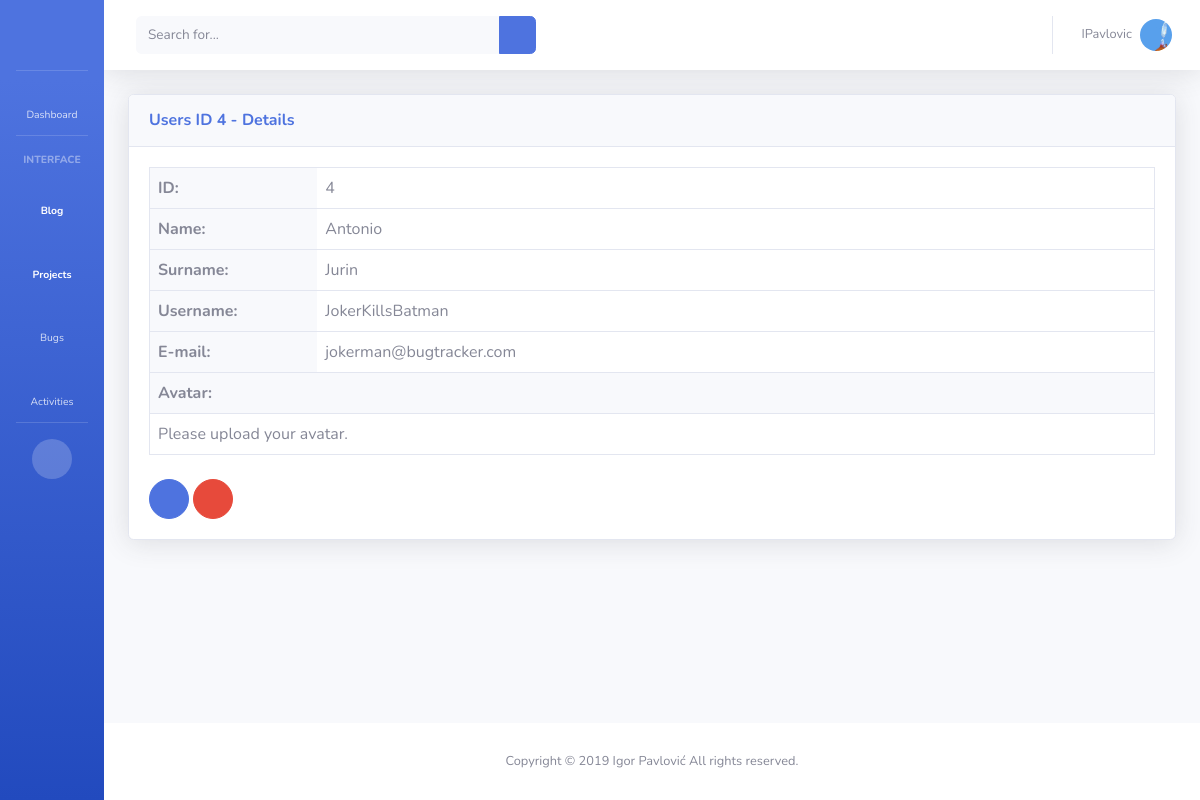
/users/4/ (signed in), run on an earlier commit of the app's database.
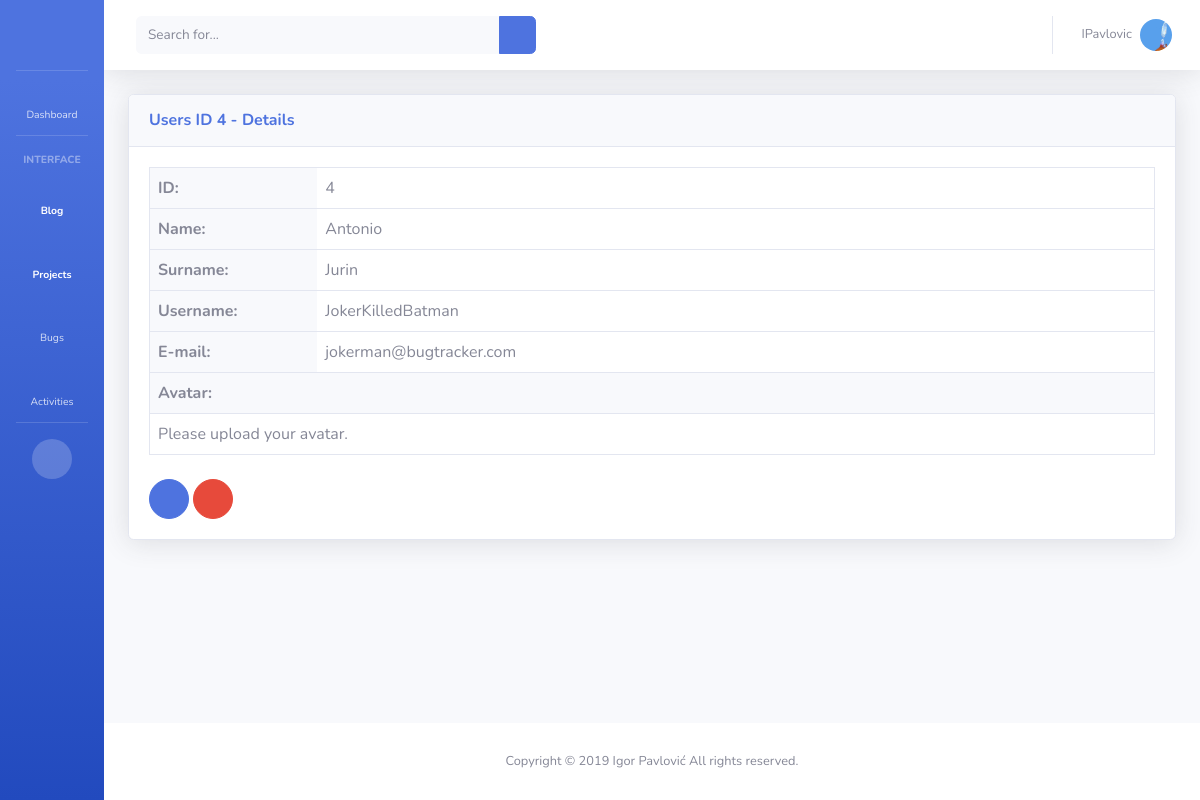
And on a later commit of the database.
### users/models.py (models this page shows, shortened)
class CustomUser(AbstractUser):
    image = models.ImageField(upload_to='image/users/', blank=True, null=True)
    def get_absolute_url(self):
        return f"/users/{self.id}"
    def get_edit_url(self):
        return f"{self.get_absolute_url()}/edit/"
    def get_edit_password_url(self):
        return f"/users/password/"
    def get_delete_url(self):
        return f"{self.get_absolute_url()}/delete/"

### users/views.py (the view)
# urls.py: path("<int:id>/", detail),
def detail(request, id):
    obj = get_object_or_404(app_model, id=id)
    bugs = obj.author_of_bugs.all()
    projects = obj.project_authors.all()
    activities = obj.activities.all()
    print(bugs)
    print(projects)
    print(activities)
    template = "detail.html"
    context = {
        "appname_lower": appname_lower,
        "appname_caps": appname_caps,
        "detail": True,
        "page_title": f"{appname_caps} ID {id} - Details",
        "object": obj,
    }
    return render(request, template, context)

### activity/models.py (called while the page is built)
    def get_queryset(self):
        return ActivityQuerySet(self.model, using=self._db)

### bug/models.py (called while the page is built)
    def get_queryset(self):
        return BugQuerySet(self.model, using=self._db)

### bug/templatetags/js.py (called while the page is built)
@register.filter(is_safe=True)
def js(obj):
    return mark_safe(json.dumps(obj))

### project/models.py (called while the page is built)
    def get_queryset(self):
        return ProjectQuerySet(self.model, using=self._db)

### templates/detail.html (shortened to what this page needs)
{% extends "base/content.html" %}
{% block content %}
    {% load formcss %}
    {% include appname_lower|add:"/detail_table.html" %}
{% endblock content %}
{% block controls %}
    {% if request.user.is_authenticated %}
    <a href="{{ object.get_edit_url }}" class="btn btn-primary btn-circle">
        <i class="fa fa-edit"></i>
    </a>
    <a href="#" data-toggle="modal" data-target="#deleteModal" class="btn btn-danger btn-circle">
        <i class="fa fa-trash"></i>
    </a>
    {% endif %}
{% endblock controls %}

### templates/base/content.html (shortened to what this page needs)
{% extends "base.html" %}
{% block content-wrapper %}
<div id="content-wrapper" class="d-flex flex-column">
    <div id="content">
      {% include "base/topbar.html" %}
      <div class="container-fluid">
        <div class="card shadow mb-4">
          <div class="card-header py-3">
              <h6 class="m-0 font-weight-bold text-primary">{{ page_title }}</h6>
          </div>
          <div class="card-body">
            {% block content %}
            {% endblock content %}
            {% block controls %}{% endblock controls %}
          </div>
        </div>
      </div>
    </div>
    {% include "base/footer.html" %}
  </div>
{% endblock content-wrapper %}

### templates/base.html (shortened to what this page needs)
<!DOCTYPE html>
<html lang="en">
<head>
  {% include "base/css.html" %}
</head>
<body id="page-top">
  <div id="wrapper">
    {% include "base/sidebar.html" %}
    {% block content-wrapper %}
    {% endblock content-wrapper %}
  </div>
</body>
</html>

### templates/base/css.html (shortened to what this page needs)
  {% load static %}
  <link href="{% static "vendor/fontawesome-free/css/all.min.css" %}" rel="stylesheet" type="text/css">
  <link href="{% static "css/sb-admin-2.min.css" %}" rel="stylesheet">
  <link href="{% static "vendor/datatables/dataTables.bootstrap4.min.css" %}" rel="stylesheet">

### templates/base/sidebar.html (shortened to what this page needs)
<ul class="navbar-nav bg-gradient-primary sidebar sidebar-dark accordion toggled" id="accordionSidebar">
    <a class="sidebar-brand d-flex align-items-center justify-content-center" href="/">
      <div class="sidebar-brand-icon rotate-n-15">
        <i class="fas fa-shield-alt"></i>
      </div>
    </a>
    <hr class="sidebar-divider my-0">
    <li class="nav-item">
      <a class="nav-link" href="/">
        <i class="fas fa-fw fa-tachometer-alt"></i>
        <span>Dashboard</span></a>
    </li>
    <hr class="sidebar-divider">
    <div class="sidebar-heading">
      Interface
    </div>
    <li class="nav-item active">
      <a class="nav-link collapsed" href="#" data-toggle="collapse" data-target="#collapseBlog" aria-expanded="true" aria-controls="collapseBlog">
        <i class="fas fa-blog"></i>
        <span>Blog</span>
      </a>
    </li>
    <li class="nav-item active">
      <a class="nav-link collapsed" href="#" data-toggle="collapse" data-target="#collapseProjects" aria-expanded="true" aria-controls="collapseProjects">
        <i class="fas fa-fw fa-code-branch"></i>
        <span>Projects</span>
      </a>
    </li>
    <li class="nav-item">
      <a class="nav-link collapsed" href="#" data-toggle="collapse" data-target="#collapseBugs" aria-expanded="true" aria-controls="collapseBugs">
        <i class="fas fa-fw fa-bug"></i>
        <span>Bugs</span>
      </a>
    </li>
    <li class="nav-item">
      <a class="nav-link collapsed" href="#" data-toggle="collapse" data-target="#collapseActivities" aria-expanded="true" aria-controls="collapseActivities">
        <i class="fas fa-fw fa-tools"></i>
        <span>Activities</span>
      </a>
    </li>
    <hr class="sidebar-divider d-none d-md-block">
    <div class="text-center d-none d-md-inline">
      <button class="rounded-circle border-0" id="sidebarToggle"></button>
    </div>
  </ul>

### templates/base/topbar.html (shortened to what this page needs)
<nav class="navbar navbar-expand navbar-light bg-white topbar mb-4 static-top shadow">
    <form class="d-none d-sm-inline-block form-inline mr-auto ml-md-3 my-2 my-md-0 mw-100 navbar-search" action="/search/">
      <div class="input-group">
        <input name="q" type="search" class="form-control bg-light border-0 small" placeholder="Search for..." aria-label="Search" aria-describedby="basic-addon2">
        <div class="input-group-append">
          <button class="btn btn-primary" type="submit">
            <i class="fas fa-search fa-sm"></i>
          </button>
        </div>
      </div>
    </form>
    <ul class="navbar-nav ml-auto">
      {% if request.user.is_authenticated %}
      <li class="nav-item dropdown no-arrow">
        <a class="nav-link dropdown-toggle" href="#" id="userDropdown" role="button" data-toggle="dropdown" aria-haspopup="true" aria-expanded="false">
          <span class="mr-2 d-none d-lg-inline text-gray-600 small">{{ request.user.username }}</span>
          {% if request.user.image %}
            <img class="img-profile rounded-circle" src="{{ request.user.image.url }}" width="60px" height="60px">
          {% endif %}
        </a>
      </li>
      {% endif %}
    </ul>
  </nav>

### users/templates/users/detail_table.html (shortened to what this page needs)
<dl class="row border border-top-0 m-0 mb-4">
        <dt class="p-2 bg-light border-top col-5 col-sm-2">ID:</dt>
        <dd class="p-2 mb-0 border-top col-7 col-sm-10">{{ object.id }}</dd>
        <dt class="p-2 bg-light border-top col-5 col-sm-2">Name:</dt>
        <dd class="p-2 mb-0 border-top col-7 col-sm-10">{{ object.first_name }}</dd>
        <dt class="p-2 bg-light border-top col-5 col-sm-2">Surname:</dt>
        <dd class="p-2 mb-0 border-top col-7 col-sm-10">{{ object.last_name }}</dd>
        <dt class="p-2 bg-light border-top col-5 col-sm-2">Username:</dt>
        <dd class="p-2 mb-0 border-top col-7 col-sm-10">{{ object.username }}</dd>
        <dt class="p-2 bg-light border-top col-5 col-sm-2">E-mail:</dt>
        <dd class="p-2 mb-0 border-top col-7 col-sm-10">{{ object.email }}</dd>
        <dt class="p-2 bg-light border-top col-12">Avatar:</dt>
        {% if object.image %}
        <dd class="p-2 mb-0 border-top col-12"><img class="img-fluid" src="{{ object.image.url }}"
                        alt="{{ object.username }}'s avatar image"></dd>
        {% else %}
        <dd class="p-2 mb-0 border-top col-12">Please upload your avatar.</dd>
        {% endif %}
</dl>

### templates/base/footer.html
<footer class="sticky-footer bg-white">
    <div class="container my-auto">
      <div class="copyright text-center my-auto">
        <span>Copyright &copy; 2019 Igor Pavlović All rights reserved.</span>
      </div>
    </div>
  </footer>

### templates/base/js.html (shortened to what this page needs)
{% load static %}
{% load js %}

What changed in the data, as far as the page shows it:
changed CustomUser "Antonio": username "JokerKillsBatman" → "JokerKilledBatman"
